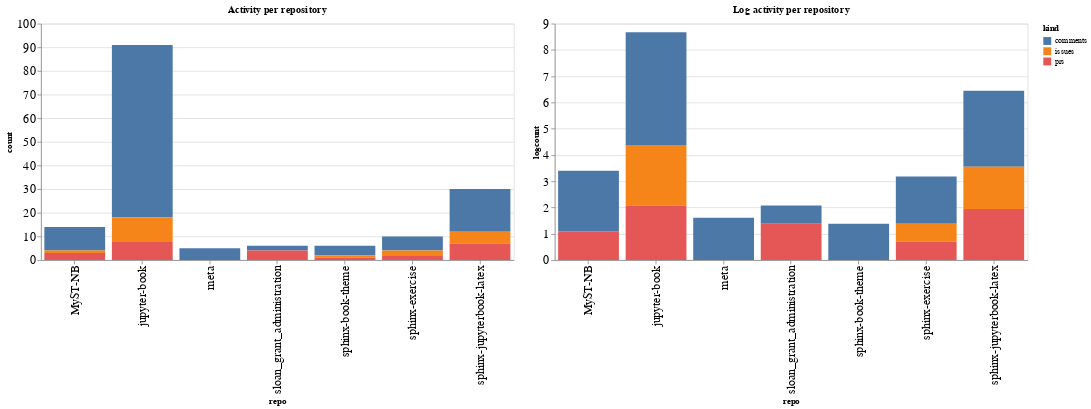

Notebook source saved alongside this figure:
### Code cell
ch1 = alt.Chart(repo_summaries, width=600, title="Activity per repository").mark_bar().encode(
    x='repo',
    y='count',
    color='kind',
    tooltip="kind"
)

ch2 = alt.Chart(repo_summaries, width=600, title="Log activity per repository").mark_bar().encode(
    x='repo',
    y='logcount',
    color='kind',
    tooltip="kind"
)

ch1 | ch2

### Figure 1 — Vega-Lite specification as saved in the notebook (floating-point values rounded to 4 significant figures)
{"config": {"axisLeft": {"labelFontSize": 15}, "axisBottom": {"labelFontSize": 15}}, "hconcat": [{"mark": "bar", "encoding": {"color": {"type": "nominal", "field": "kind"}, "tooltip": {"type": "nominal", "field": "kind"}, "x": {"type": "nominal", "field": "repo"}, "y": {"type": "quantitative", "field": "count"}}, "title": "Activity per repository", "width": 600}, {"mark": "bar", "encoding": {"color": {"type": "nominal", "field": "kind"}, "tooltip": {"type": "nominal", "field": "kind"}, "x": {"type": "nominal", "field": "repo"}, "y": {"type": "quantitative", "field": "logcount"}}, "title": "Log activity per repository", "width": 600}], "data": {"name": "data-324cd3830b2e07f14afefb11b7188873"}, "$schema": "https://vega.github.io/schema/vega-lite/v4.8.1.json", "datasets": {"data-324cd3830b2e07f14afefb11b7188873": [{"repo": "MyST-NB", "kind": "comments", "count": 10, "logcount": 2.303}, {"repo": "MyST-NB", "kind": "issues", "count": 1, "logcount": 0.0}, {"repo": "MyST-NB", "kind": "prs", "count": 3, "logcount": 1.099}, {"repo": "jupyter-book", "kind": "comments", "count": 73, "logcount": 4.29}, {"repo": "jupyter-book", "kind": "issues", "count": 10, "logcount": 2.303}, {"repo": "jupyter-book", "kind": "prs", "count": 8, "logcount": 2.079}, {"repo": "meta", "kind": "comments", "count": 5, "logcount": 1.609}, {"repo": "sloan_grant_administration", "kind": "comments", "count": 2, "logcount": 0.6931}, {"repo": "sloan_grant_administration", "kind": "prs", "count": 4, "logcount": 1.386}, {"repo": "sphinx-book-theme", "kind": "comments", "count": 4, "logcount": 1.386}, {"repo": "sphinx-book-theme", "kind": "issues", "count": 1, "logcount": 0.0}, {"repo": "sphinx-book-theme", "kind": "prs", "count": 1, "logcount": 0.0}, {"repo": "sphinx-exercise", "kind": "comments", "count": 6, "logcount": 1.792}, {"repo": "sphinx-exercise", "kind": "issues", "count": 2, "logcount": 0.6931}, {"repo": "sphinx-exercise", "kind": "prs", "count": 2, "logcount": 0.6931}, {"repo": "sphinx-jupyterbook-latex", "kind": "comments", "count": 18, "logcount": 2.89}, {"repo": "sphinx-jupyterbook-latex", "kind": "issues", "count": 5, "logcount": 1.609}, {"repo": "sphinx-jupyterbook-latex", "kind": "prs", "count": 7, "logcount": 1.946}]}}
